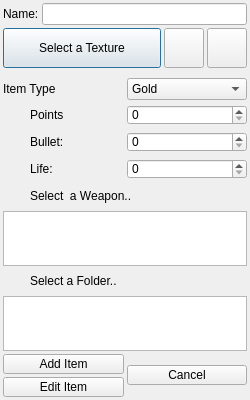
<?xml version="1.0" encoding="UTF-8"?>
<ui version="4.0">
 <class>QOmgItemDialog</class>
 <widget class="QDialog" name="QOmgItemDialog">
  <property name="geometry">
   <rect>
    <x>0</x>
    <y>0</y>
    <width>250</width>
    <height>400</height>
   </rect>
  </property>
  <property name="minimumSize">
   <size>
    <width>250</width>
    <height>300</height>
   </size>
  </property>
  <property name="maximumSize">
   <size>
    <width>250</width>
    <height>1000</height>
   </size>
  </property>
  <property name="windowTitle">
   <string>Dialog</string>
  </property>
  <layout class="QVBoxLayout" name="verticalLayout_3">
   <property name="spacing">
    <number>3</number>
   </property>
   <property name="leftMargin">
    <number>3</number>
   </property>
   <property name="topMargin">
    <number>3</number>
   </property>
   <property name="rightMargin">
    <number>3</number>
   </property>
   <property name="bottomMargin">
    <number>3</number>
   </property>
   <item>
    <layout class="QHBoxLayout" name="horizontalLayout_3">
     <item>
      <widget class="QLabel" name="label_2">
       <property name="text">
        <string>Name:</string>
       </property>
      </widget>
     </item>
     <item>
      <widget class="QLineEdit" name="_name"/>
     </item>
    </layout>
   </item>
   <item>
    <layout class="QHBoxLayout" name="horizontalLayout_9">
     <item>
      <widget class="QPushButton" name="_pb_textures">
       <property name="minimumSize">
        <size>
         <width>82</width>
         <height>40</height>
        </size>
       </property>
       <property name="maximumSize">
        <size>
         <width>16777215</width>
         <height>80</height>
        </size>
       </property>
       <property name="styleSheet">
        <string notr="true"/>
       </property>
       <property name="text">
        <string>Select a Texture</string>
       </property>
       <property name="icon">
        <iconset resource="../../OmegaEditor.qrc">
         <normaloff>:/OmegaEditor/Resources/Icons/item.png</normaloff>:/OmegaEditor/Resources/Icons/item.png</iconset>
       </property>
       <property name="iconSize">
        <size>
         <width>32</width>
         <height>32</height>
        </size>
       </property>
      </widget>
     </item>
     <item>
      <widget class="QPushButton" name="deleteTextures">
       <property name="minimumSize">
        <size>
         <width>40</width>
         <height>40</height>
        </size>
       </property>
       <property name="maximumSize">
        <size>
         <width>40</width>
         <height>40</height>
        </size>
       </property>
       <property name="text">
        <string/>
       </property>
       <property name="icon">
        <iconset resource="../../OmegaEditor.qrc">
         <normaloff>:/OmegaEditor/Resources/Icons/delete.png</normaloff>:/OmegaEditor/Resources/Icons/delete.png</iconset>
       </property>
       <property name="iconSize">
        <size>
         <width>32</width>
         <height>32</height>
        </size>
       </property>
      </widget>
     </item>
     <item>
      <widget class="QPushButton" name="texturesEqual">
       <property name="minimumSize">
        <size>
         <width>40</width>
         <height>40</height>
        </size>
       </property>
       <property name="maximumSize">
        <size>
         <width>40</width>
         <height>16777215</height>
        </size>
       </property>
       <property name="text">
        <string/>
       </property>
       <property name="icon">
        <iconset resource="../../OmegaEditor.qrc">
         <normaloff>:/OmegaEditor/Resources/Icons/equal.png</normaloff>:/OmegaEditor/Resources/Icons/equal.png</iconset>
       </property>
       <property name="iconSize">
        <size>
         <width>32</width>
         <height>32</height>
        </size>
       </property>
      </widget>
     </item>
    </layout>
   </item>
   <item>
    <widget class="QColorButton" name="widget" native="true"/>
   </item>
   <item>
    <layout class="QHBoxLayout" name="horizontalLayout_7">
     <property name="topMargin">
      <number>4</number>
     </property>
     <item>
      <widget class="QLabel" name="label_8">
       <property name="text">
        <string>Item Type</string>
       </property>
      </widget>
     </item>
     <item>
      <widget class="QComboBox" name="cbItemType">
       <property name="minimumSize">
        <size>
         <width>120</width>
         <height>0</height>
        </size>
       </property>
       <property name="maximumSize">
        <size>
         <width>120</width>
         <height>16777215</height>
        </size>
       </property>
       <item>
        <property name="text">
         <string>Gold</string>
        </property>
       </item>
       <item>
        <property name="text">
         <string>Health</string>
        </property>
       </item>
       <item>
        <property name="text">
         <string>Ammo</string>
        </property>
       </item>
      </widget>
     </item>
    </layout>
   </item>
   <item>
    <layout class="QHBoxLayout" name="horizontalLayout_6">
     <item>
      <widget class="QLabel" name="pointsIcon">
       <property name="minimumSize">
        <size>
         <width>24</width>
         <height>24</height>
        </size>
       </property>
       <property name="maximumSize">
        <size>
         <width>24</width>
         <height>24</height>
        </size>
       </property>
       <property name="text">
        <string/>
       </property>
       <property name="pixmap">
        <pixmap resource="../../OmegaEditor.qrc">:/OmegaEditor/Resources/Icons/plus.png</pixmap>
       </property>
       <property name="scaledContents">
        <bool>true</bool>
       </property>
       <property name="alignment">
        <set>Qt::AlignCenter</set>
       </property>
      </widget>
     </item>
     <item>
      <widget class="QLabel" name="pointsLabel">
       <property name="text">
        <string>Points</string>
       </property>
      </widget>
     </item>
     <item>
      <widget class="QSpinBox" name="pointsSpin">
       <property name="minimumSize">
        <size>
         <width>120</width>
         <height>20</height>
        </size>
       </property>
       <property name="maximumSize">
        <size>
         <width>120</width>
         <height>20</height>
        </size>
       </property>
       <property name="maximum">
        <number>1000</number>
       </property>
      </widget>
     </item>
    </layout>
   </item>
   <item>
    <layout class="QHBoxLayout" name="horizontalLayout_8">
     <item>
      <widget class="QLabel" name="bulletIcon">
       <property name="minimumSize">
        <size>
         <width>24</width>
         <height>24</height>
        </size>
       </property>
       <property name="maximumSize">
        <size>
         <width>24</width>
         <height>24</height>
        </size>
       </property>
       <property name="text">
        <string/>
       </property>
       <property name="pixmap">
        <pixmap resource="../../OmegaEditor.qrc">:/OmegaEditor/Resources/Icons/bullet.png</pixmap>
       </property>
       <property name="scaledContents">
        <bool>true</bool>
       </property>
       <property name="alignment">
        <set>Qt::AlignCenter</set>
       </property>
      </widget>
     </item>
     <item>
      <widget class="QLabel" name="bulletLabel">
       <property name="text">
        <string>Bullet:</string>
       </property>
      </widget>
     </item>
     <item>
      <widget class="QSpinBox" name="bulletSpin">
       <property name="minimumSize">
        <size>
         <width>120</width>
         <height>20</height>
        </size>
       </property>
       <property name="maximumSize">
        <size>
         <width>120</width>
         <height>20</height>
        </size>
       </property>
       <property name="maximum">
        <number>1000</number>
       </property>
       <property name="singleStep">
        <number>5</number>
       </property>
      </widget>
     </item>
    </layout>
   </item>
   <item>
    <layout class="QHBoxLayout" name="horizontalLayout_5">
     <item>
      <widget class="QLabel" name="healthIcon">
       <property name="minimumSize">
        <size>
         <width>24</width>
         <height>24</height>
        </size>
       </property>
       <property name="maximumSize">
        <size>
         <width>24</width>
         <height>24</height>
        </size>
       </property>
       <property name="text">
        <string/>
       </property>
       <property name="pixmap">
        <pixmap resource="../../OmegaEditor.qrc">:/OmegaEditor/Resources/Icons/mbag.png</pixmap>
       </property>
       <property name="scaledContents">
        <bool>true</bool>
       </property>
       <property name="alignment">
        <set>Qt::AlignCenter</set>
       </property>
      </widget>
     </item>
     <item>
      <widget class="QLabel" name="healthLabel">
       <property name="text">
        <string>Life:</string>
       </property>
      </widget>
     </item>
     <item>
      <widget class="QSpinBox" name="healthSpin">
       <property name="minimumSize">
        <size>
         <width>120</width>
         <height>20</height>
        </size>
       </property>
       <property name="maximumSize">
        <size>
         <width>120</width>
         <height>20</height>
        </size>
       </property>
       <property name="maximum">
        <number>1000</number>
       </property>
       <property name="singleStep">
        <number>5</number>
       </property>
      </widget>
     </item>
    </layout>
   </item>
   <item>
    <layout class="QHBoxLayout" name="horizontalLayout_4">
     <item>
      <widget class="QLabel" name="weaponIcon">
       <property name="minimumSize">
        <size>
         <width>24</width>
         <height>24</height>
        </size>
       </property>
       <property name="maximumSize">
        <size>
         <width>24</width>
         <height>24</height>
        </size>
       </property>
       <property name="text">
        <string/>
       </property>
       <property name="pixmap">
        <pixmap resource="../../OmegaEditor.qrc">:/OmegaEditor/Resources/Icons/gun.png</pixmap>
       </property>
       <property name="scaledContents">
        <bool>true</bool>
       </property>
      </widget>
     </item>
     <item>
      <widget class="QLabel" name="weaponLabel">
       <property name="text">
        <string>Select  a Weapon..</string>
       </property>
      </widget>
     </item>
    </layout>
   </item>
   <item>
    <widget class="QListWidget" name="weaponList">
     <property name="minimumSize">
      <size>
       <width>0</width>
       <height>50</height>
      </size>
     </property>
     <property name="maximumSize">
      <size>
       <width>16777215</width>
       <height>16777215</height>
      </size>
     </property>
    </widget>
   </item>
   <item>
    <layout class="QVBoxLayout" name="verticalLayout_2">
     <item>
      <layout class="QHBoxLayout" name="horizontalLayout_2">
       <item>
        <widget class="QLabel" name="label">
         <property name="minimumSize">
          <size>
           <width>24</width>
           <height>24</height>
          </size>
         </property>
         <property name="maximumSize">
          <size>
           <width>24</width>
           <height>24</height>
          </size>
         </property>
         <property name="text">
          <string/>
         </property>
         <property name="pixmap">
          <pixmap resource="../../OmegaEditor.qrc">:/OmegaEditor/Resources/Icons/folder.png</pixmap>
         </property>
         <property name="scaledContents">
          <bool>true</bool>
         </property>
        </widget>
       </item>
       <item>
        <widget class="QLabel" name="label_3">
         <property name="text">
          <string>Select a Folder..</string>
         </property>
        </widget>
       </item>
      </layout>
     </item>
     <item>
      <widget class="QListWidget" name="folderList">
       <property name="minimumSize">
        <size>
         <width>0</width>
         <height>50</height>
        </size>
       </property>
       <property name="maximumSize">
        <size>
         <width>16777215</width>
         <height>16777215</height>
        </size>
       </property>
      </widget>
     </item>
    </layout>
   </item>
   <item>
    <layout class="QHBoxLayout" name="horizontalLayout">
     <item>
      <layout class="QVBoxLayout" name="verticalLayout">
       <item>
        <widget class="QPushButton" name="_newItem">
         <property name="minimumSize">
          <size>
           <width>82</width>
           <height>20</height>
          </size>
         </property>
         <property name="maximumSize">
          <size>
           <width>16777215</width>
           <height>20</height>
          </size>
         </property>
         <property name="styleSheet">
          <string notr="true"/>
         </property>
         <property name="text">
          <string>Add Item</string>
         </property>
         <property name="icon">
          <iconset resource="../../OmegaEditor.qrc">
           <normaloff>:/OmegaEditor/Resources/Icons/add.png</normaloff>:/OmegaEditor/Resources/Icons/add.png</iconset>
         </property>
        </widget>
       </item>
       <item>
        <widget class="QPushButton" name="_editItem">
         <property name="minimumSize">
          <size>
           <width>82</width>
           <height>20</height>
          </size>
         </property>
         <property name="maximumSize">
          <size>
           <width>16777215</width>
           <height>20</height>
          </size>
         </property>
         <property name="styleSheet">
          <string notr="true"/>
         </property>
         <property name="text">
          <string>Edit Item</string>
         </property>
         <property name="icon">
          <iconset resource="../../OmegaEditor.qrc">
           <normaloff>:/OmegaEditor/Resources/Icons/edit.png</normaloff>:/OmegaEditor/Resources/Icons/edit.png</iconset>
         </property>
        </widget>
       </item>
      </layout>
     </item>
     <item>
      <widget class="QPushButton" name="_cancel">
       <property name="sizePolicy">
        <sizepolicy hsizetype="Minimum" vsizetype="Fixed">
         <horstretch>0</horstretch>
         <verstretch>0</verstretch>
        </sizepolicy>
       </property>
       <property name="minimumSize">
        <size>
         <width>0</width>
         <height>20</height>
        </size>
       </property>
       <property name="maximumSize">
        <size>
         <width>16777215</width>
         <height>20</height>
        </size>
       </property>
       <property name="text">
        <string>Cancel</string>
       </property>
       <property name="icon">
        <iconset resource="../../OmegaEditor.qrc">
         <normaloff>:/OmegaEditor/Resources/Icons/delete.png</normaloff>:/OmegaEditor/Resources/Icons/delete.png</iconset>
       </property>
      </widget>
     </item>
    </layout>
   </item>
  </layout>
 </widget>
 <customwidgets>
  <customwidget>
   <class>QColorButton</class>
   <extends>QWidget</extends>
   <header>QColorButton.h</header>
   <container>1</container>
  </customwidget>
 </customwidgets>
 <resources>
  <include location="../../OmegaEditor.qrc"/>
 </resources>
 <connections/>
</ui>
